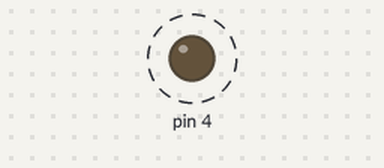
Recording of a sketch running on a simulated Arduino Uno, built with avr-gcc and run on an emulated ATmega328P. Parts: output pins drawn as LEDs (lit = HIGH). Dashed ring = blinking. What the sketch prints to the serial monitor is not drawn.

Above: at 0.5 s.
Timing chart, 0 to 4.6 s (numbered marks = the images above):
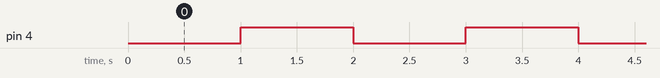

Measured:
- by itself, pin 4: alternates HIGH for 1.0 s and LOW for 1.0 s

The sketch:

src.ino
```cpp
#include <Arduino.h>

void setup()
{
	Serial.begin(115200);
	Serial.println("setup");

	pinMode(4, OUTPUT);
}

void loop()
{
	Serial.println("loop");
	digitalWrite(4, 0);
	delay(1000);
	digitalWrite(4, 1);
	delay(1000);
}
```
